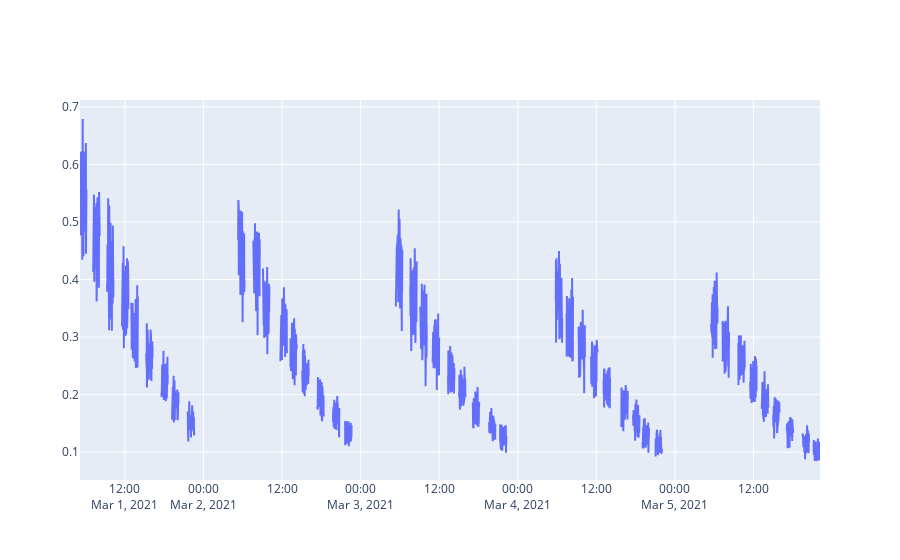

Notebook code for this chart:
### Code cell
x=alldat_df['Time']

fig = go.Figure()
fig.add_trace(go.Scatter(x=x, y=alldat_df['thrust'], name="Thruster Output",
                    line_shape='linear'))

fig.update_traces(mode='lines')
fig.update_layout(legend=dict(y=0.5, traceorder='reversed', font_size=16))

fig.show()

### Figure 1 — Plotly figure (JSON) as saved in the notebook; plotly's stock layout.template omitted (floating-point values rounded to 4 significant figures; data arrays with more than 128 entries replaced by an {"elided": "..."} marker saying what was removed)
{"data": [{"line": {"shape": "linear"}, "mode": "lines", "name": "Thruster Output", "type": "scatter", "x": {"elided": "6781 str values"}, "y": {"elided": "6781 float values"}}], "layout": {"legend": {"font": {"size": 16}, "traceorder": "reversed", "y": 0.5}}}
